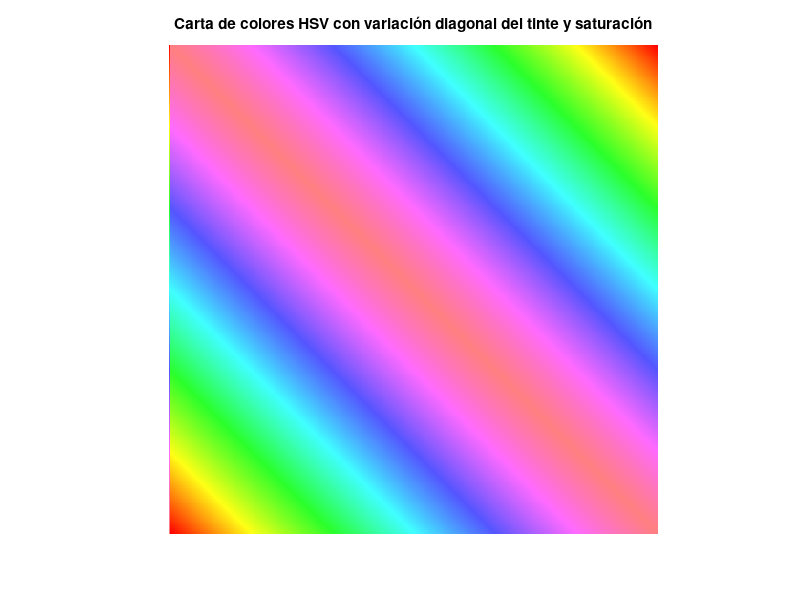

Write the MATLAB code that produced this figure.
% Generar una carta de colores 256x256 trabajando en el espacio HSV
% El canal de tinte variará en diagonal para todo su rango siguiendo 
% una matriz de Toeplitz. El de saturación variará [0.5, 1].

size = 256;
hue = toeplitz(linspace(1, 0, size));
saturation = 0.5 + 0.5 * toeplitz(linspace(0, 1, size));
value = ones(size);

% Combinar los canales para crear la imagen en espacio HSV
hsv_img = cat(3, hue, saturation, value);

% Convertir la imagen de HSV a RGB para visualizarla
rgb_img = hsv2rgb(hsv_img);

imshow(rgb_img);
title('Carta de colores HSV con variación diagonal del tinte y saturación');
